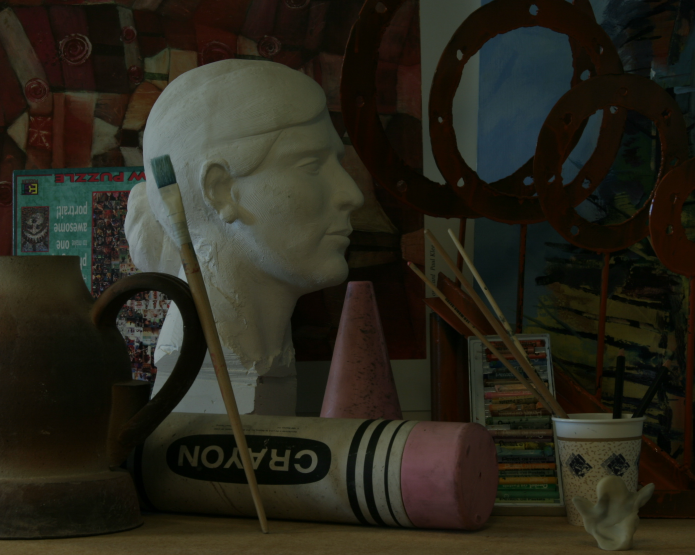
#> input picture StereoVision/data/left.png, 1390 x 1110 px (shown at 1/2 size)
$ python stereo_vision.py
#> lines starting #> are read from the running program, lines starting #| are printed output that depends on the picture
import cv2
import numpy as np
import matplotlib.pyplot as plt

from matching_algorithms.block_matching import compute_block_matching
from matching_algorithms.sgm import compute_sgm
from triangulation import triangulation3d, compute_distance_map

def compare_left_right_disparity(disparity_map_left, disparity_map_right, tolerance=3):
    for y in range(disparity_map_left.shape[0]):
        for x in range(disparity_map_left.shape[1]):
            d = disparity_map_left[y, x]
            right_x = x - d

            if right_x < 0:
                continue

            d_right = disparity_map_right[y, right_x]

            if np.abs(d - d_right) > tolerance:
                continue

            disparity_map_left[y, x] = (d + d_right) / 2

    return disparity_map_left

# simple shape image
# left = cv2.imread('data/data_left.png', cv2.IMREAD_GRAYSCALE).astype(np.int32)
# right = cv2.imread('data/data_right.png', cv2.IMREAD_GRAYSCALE).astype(np.int32)

# venus image
left = cv2.imread('data/left.png', cv2.IMREAD_GRAYSCALE)
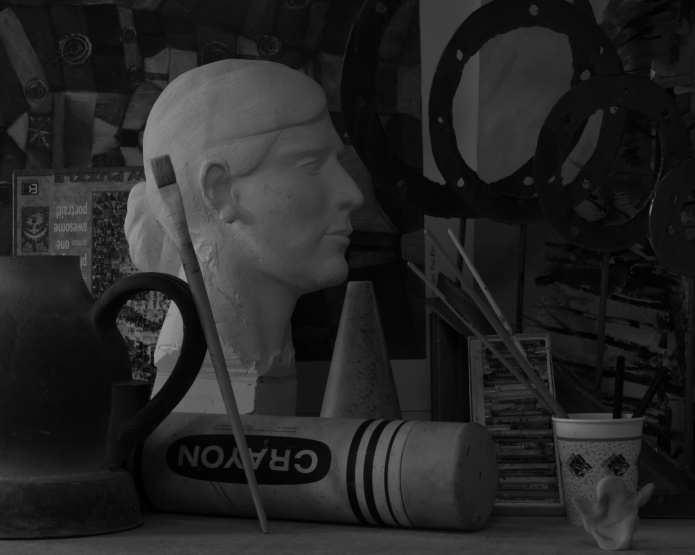
#> left: shape (1110, 1390) (shown at 1/2 size); min 0, max 153, mean 36.3
right = cv2.imread('data/right.png', cv2.IMREAD_GRAYSCALE)
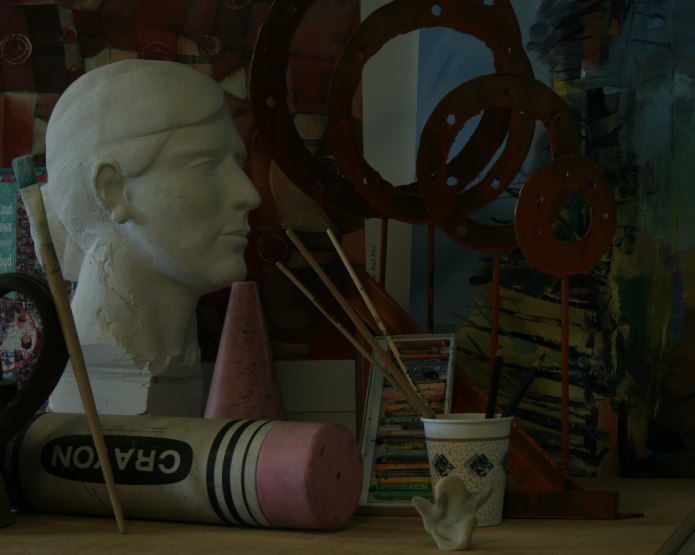
#> input picture StereoVision/data/right.png, 1390 x 1110 px (shown at 1/2 size)
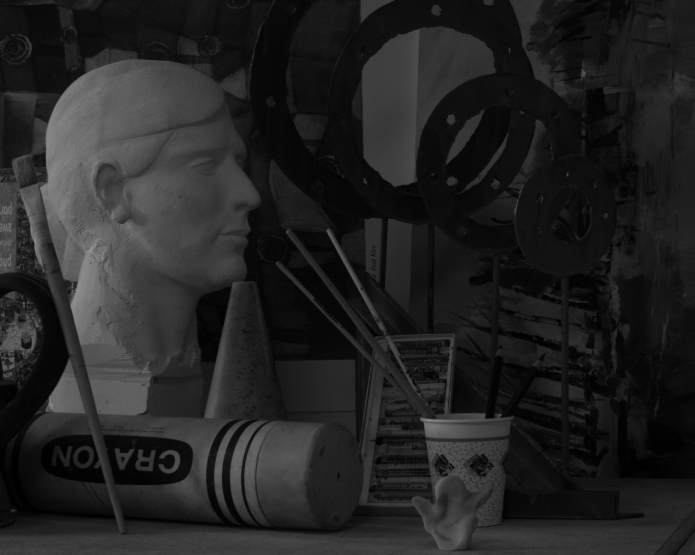
#> right: shape (1110, 1390) (shown at 1/2 size); min 0, max 154, mean 34.9

# [7 lines of commented-out code are left out]

resize_ratio = 1
if resize_ratio != 1:
    left = cv2.resize(left, (0, 0), fx=resize_ratio, fy=resize_ratio, interpolation=cv2.INTER_CUBIC).astype(np.int32)
    right = cv2.resize(right, (0, 0), fx=resize_ratio, fy=resize_ratio, interpolation=cv2.INTER_CUBIC).astype(np.int32)

# [6 lines of commented-out code are left out]

#> (the run stopped early here; a loop or call above may not have finished)
